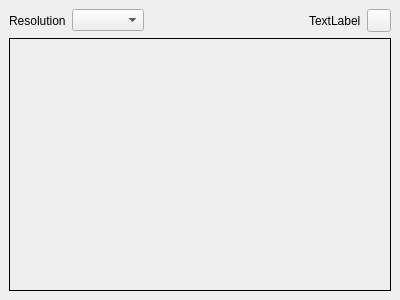
<?xml version="1.0" encoding="UTF-8"?>
<ui version="4.0">
 <class>ViewportWindow</class>
 <widget class="QDockWidget" name="ViewportWindow">
  <property name="geometry">
   <rect>
    <x>0</x>
    <y>0</y>
    <width>400</width>
    <height>300</height>
   </rect>
  </property>
  <property name="windowTitle">
   <string>Viewport</string>
  </property>
  <widget class="QWidget" name="dockWidgetContents">
   <layout class="QVBoxLayout" name="verticalLayout">
    <item>
     <layout class="QHBoxLayout" name="horizontalLayout">
      <item>
       <widget class="QLabel" name="resolutionLabel">
        <property name="text">
         <string>Resolution</string>
        </property>
       </widget>
      </item>
      <item>
       <widget class="QComboBox" name="resolutionComboBox"/>
      </item>
      <item>
       <spacer name="horizontalSpacer">
        <property name="orientation">
         <enum>Qt::Horizontal</enum>
        </property>
        <property name="sizeHint" stdset="0">
         <size>
          <width>40</width>
          <height>20</height>
         </size>
        </property>
       </spacer>
      </item>
      <item>
       <widget class="QLabel" name="statusLabel">
        <property name="text">
         <string>TextLabel</string>
        </property>
       </widget>
      </item>
      <item>
       <widget class="QToolButton" name="restartButton">
        <property name="text">
         <string/>
        </property>
       </widget>
      </item>
     </layout>
    </item>
    <item>
     <widget class="QFrame" name="frameContainer">
      <property name="sizePolicy">
       <sizepolicy hsizetype="Expanding" vsizetype="Expanding">
        <horstretch>0</horstretch>
        <verstretch>0</verstretch>
       </sizepolicy>
      </property>
      <property name="frameShape">
       <enum>QFrame::Box</enum>
      </property>
      <property name="frameShadow">
       <enum>QFrame::Plain</enum>
      </property>
     </widget>
    </item>
   </layout>
  </widget>
 </widget>
 <resources/>
 <connections/>
</ui>
